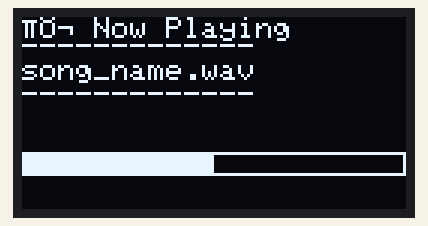
Recording of a sketch running on a simulated ESP32. Shown: 128×64 one-colour display. What the sketch prints to the serial monitor is not drawn.

Above: at 1.1 s.

The sketch:

main.ino
```cpp
#include <Arduino.h>
#include <Wire.h>
#include <Adafruit_GFX.h>
#include <Adafruit_SSD1306.h>

#define SCREEN_WIDTH 128
#define SCREEN_HEIGHT 64
#define OLED_RESET -1
#define OLED_ADDR 0x3C
#define SDA_PIN 5
#define SCL_PIN 6

Adafruit_SSD1306 display(SCREEN_WIDTH, SCREEN_HEIGHT, &Wire, OLED_RESET);

void setup() {
  Serial.begin(115200);
  delay(1000);

  Wire.begin(SDA_PIN, SCL_PIN);

  if (!display.begin(SSD1306_SWITCHCAPVCC, OLED_ADDR)) {
    Serial.println("SSD1306 not found problem with I2C address");
    while (true) delay(1000);
  }

  Serial.println("OLED OK");

  //clear screen
  display.clearDisplay();

  // text
  display.setTextSize(1);
  display.setTextColor(SSD1306_WHITE);
  display.setCursor(0, 0);
  display.println("♪ Now Playing");
  display.setCursor(0, 6);
  display.println("-------------");
  display.println("song_name.wav");
  display.println("-------------");
  display.drawRect(0, 45, 128, 8, SSD1306_WHITE);
  display.fillRect(0, 45, 64, 8, SSD1306_WHITE);
  display.display();  // should be always called
}

void loop() {}
```
